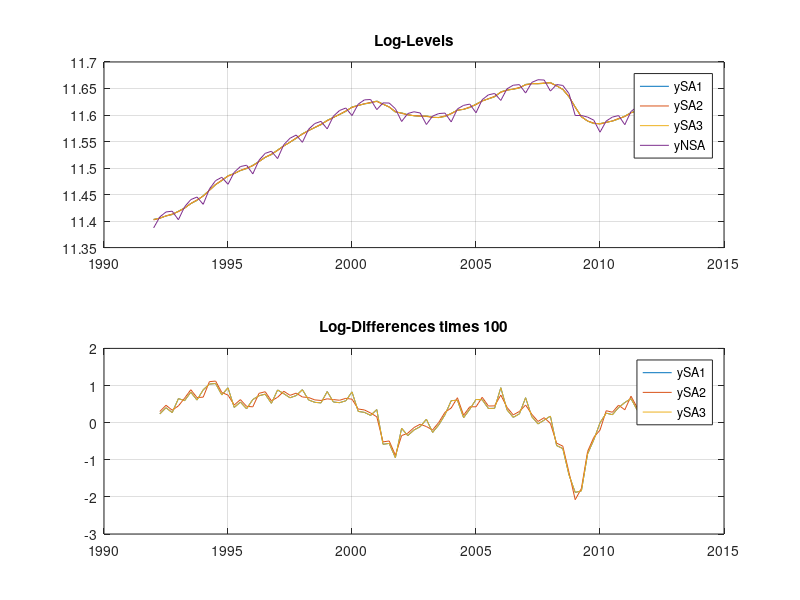

This chart was generated by the following MATLAB code:
time = (1992:0.25:2014.5)';
%Start and end dates of sample period to use
t0 = 1992; t1 = 2013.75;
%Private 
y = [88167	90023	90869	91002
89547	91761	93012	93465
92188	94889	96407	97010
95737	97924	98995	99243
97632	100177	101488	101892
100496	103173	104422	105056
103625	106206	107360	107799
106278	108865	110037	110550
108980	111350	112255	112335
110214	111618	111589	110404
107773	109401	109769	109515
107166	108879	109397	109496
107685	110361	111100	111365
109558	112294	113326	113624
112136	114625	115403	115532
113712	116021	116602	116537
114134	115549	115357	113602
108997	109007	108671	108037
105618	107865	108675	108981
107126	109833	110795	111267
109824	112257	113080	113574
111960	114521	115515	116018
114224	116933	118087 NaN]';
y=log(y(:));


ind0 = find(time == t0);
ind1 = find(time == t1);

y = y(ind0:ind1);
time = time(ind0:ind1);
Tq = length(y);
Ty = ceil(Tq/4);


timetrend = (1:Tq)';
const = ones(Tq,1);
SeasDumMat = kron(ones(Ty,1),eye(4));
SeasDumMat = SeasDumMat(1:Tq,:);
SeasDumMatTrunc = SeasDumMat(:,1:3);



%Seasonal adjustment version 1 (levels)
X = [const timetrend SeasDumMatTrunc];
BetaOLS = regress(y,X);
BetaSeas = [BetaOLS(3:5) ; 0] - sum(BetaOLS(3:5))/4;
ySA1 = y - SeasDumMat*BetaSeas;





%Seasonal adjustment version 2 (differences)
X = [const SeasDumMatTrunc];
BetaOLS2 = regress(diff(y),X(2:end,:));
BetaSeas2 = [BetaOLS2(2:4) ; 0] - sum(BetaOLS2(2:4))/4;
ySA2 = NaN(Tq,1);
ySA2(1) = y(1);
for ttt=2:Tq
ySA2(ttt) = ySA2(ttt-1) + (y(ttt)-y(ttt-1)) - SeasDumMat(ttt,:)*BetaSeas2;
end
ySA2 = ySA2 - mean(ySA2) + mean(y);



%Seasonal adjustment version 3 (levels), uses equation (8) of William H. Greene and Terry G. Seaks
%The Restricted Least Squares Estimator: A Pedagogical Note
%Source: The Review of Economics and Statistics, Vol. 73, No. 3 (Aug., 1991), pp. 563-567
X = [const timetrend SeasDumMat];
R = [0 0 1 1 1 1];
r = 0;
XX = X'*X;
XXtilda = [[XX R']; [ R 0]];
bstarlambda = XXtilda\[X'*y ; r];
BetaRLS = bstarlambda(1:end-1);
BetaSeas3 = BetaRLS(3:end);
ySA3 = y - SeasDumMat*BetaSeas3;





figure;
subplot(2,1,1);
plot(time,[ySA1 ySA2 ySA3 y]);
grid on;
title('Log-Levels');
legend('ySA1','ySA2','ySA3','yNSA');
subplot(2,1,2);
plot(time(2:end),100*diff([ySA1 ySA2 ySA3]));
grid on;
title('Log-Differences times 100');
legend('ySA1','ySA2','ySA3');
